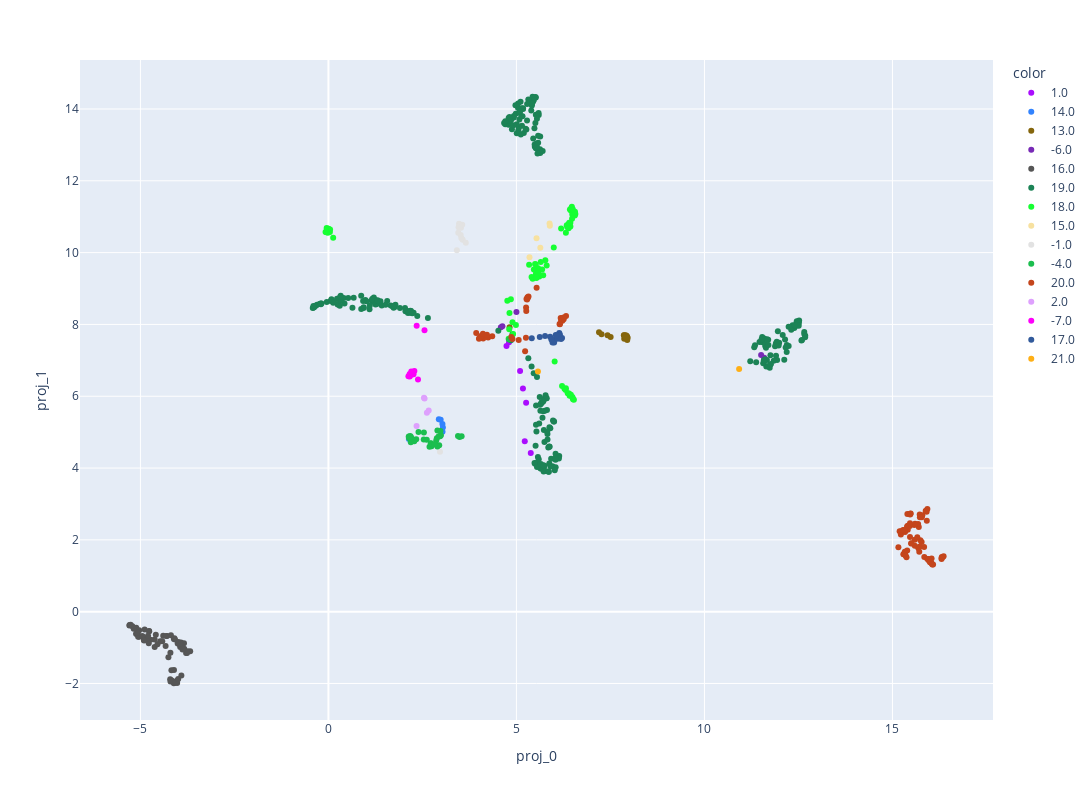

Notebook code for this chart:
### Code cell
fig = px.scatter(data_frame = library_newtext,
                 x='proj_0',
                 y='proj_1',
                 width=1200,
                 height=800,
                 color= library_newtext['authorcentury'].astype('category'),
                 color_discrete_sequence=px.colors.qualitative.Alphabet, #Dark24
                 hover_data= ['title']
                 )

fig.show()

### Figure 1 — Plotly figure (JSON) as saved in the notebook; plotly's stock layout.template omitted (floating-point values rounded to 4 significant figures; data arrays with more than 128 entries replaced by an {"elided": "..."} marker saying what was removed)
{"data": [{"customdata": [["Apocolocyntosis"], ["L. Annaeus Seneca on Benefits"], ["Two Tragedies of Seneca: Medea and The Daughters of Troy: Rendered into English Verse"], ["Seneca's Morals of a Happy Life, Benefits, Anger and Clemency"], ["The Tragedies of Seneca: Translated into English Verse, to Which Have Been Appended Comparative Analyses of the Corresponding Greek and Roman Plays, and a Mythological Index"], ["Index of the Project Gutenberg Works of Lucius Annaeus Seneca"], ["Minor Dialogues, Together With the Dialogue on Clemency"]], "hovertemplate": "color=1.0<br>proj_0=%{x}<br>proj_1=%{y}<br>title=%{customdata[0]}<extra></extra>", "legendgroup": "1.0", "marker": {"color": "#AA0DFE", "symbol": "circle"}, "mode": "markers", "name": "1.0", "orientation": "v", "showlegend": true, "type": "scatter", "x": [4.736, 5.257, 5.097, 5.222, 5.173, 4.803, 5.381], "xaxis": "x", "y": [7.398, 5.819, 6.703, 4.744, 6.213, 7.505, 4.422], "yaxis": "y"}, {"customdata": [["La Fiammetta"], ["The Decameron, Volume II"], ["The Decameron of Giovanni Boccaccio"], ["The Decameron, Volume I"], ["The Decameron (Day 1 to Day 5): Containing an hundred pleasant Novels"], ["The Decameron (Day 6 to Day 10): Containing an hundred pleasant Novels"]], "hovertemplate": "color=14.0<br>proj_0=%{x}<br>proj_1=%{y}<br>title=%{customdata[0]}<extra></extra>", "legendgroup": "14.0", "marker": {"color": "#3283FE", "symbol": "circle"}, "mode": "markers", "name": "14.0", "orientation": "v", "showlegend": true, "type": "scatter", "x": [2.139, 2.985, 3.044, 3.034, 3.032, 2.936], "xaxis": "x", "y": [4.807, 5.347, 5.13, 5.014, 5.225, 5.357], "yaxis": "y"}, {"customdata": [["Divine Comedy, Longfellow's Translation, Hell"], ["Divine Comedy, Longfellow's Translation, Purgatory"], ["Divine Comedy, Longfellow's Translation, Paradise"], ["Divine Comedy, Longfellow's Translation, Complete"], ["Divine Comedy, Cary's Translation, Hell"], ["Divine Comedy, Cary's Translation, Purgatory"], ["Divine Comedy, Cary's Translation, Paradise"], ["Divine Comedy, Cary's Translation, Complete"], ["The Banquet (Il Convito)"], ["The Divine Comedy, Volume 1, Hell"], ["The Divine Comedy, Volume 2, Purgatory"], ["The Divine Comedy, Volume 3, Paradise"], ["The New Life (La Vita Nuova)"], ["The Divine Comedy of Dante Alighieri: The Inferno"], ["The Vision of Dante: A story for little children and a talk to their mothers: (Second Edition)"], ["The vision of hell.: By Dante Alighieri.; Translated by Rev. Henry Francis Cary, M.A.; and illustrated with the seventy-five designs of Gustave Doré."], ["The Divine Comedy by Dante, Illustrated, Purgatory, Complete"], ["The Divine Comedy by Dante, Illustrated, Paradise, Complete"], ["The divine comedy"]], "hovertemplate": "color=13.0<br>proj_0=%{x}<br>proj_1=%{y}<br>title=%{customdata[0]}<extra></extra>", "legendgroup": "13.0", "marker": {"color": "#85660D", "symbol": "circle"}, "mode": "markers", "name": "13.0", "orientation": "v", "showlegend": true, "type": "scatter", "x": [7.866, 7.959, 7.908, 7.942, 7.931, 7.906, 7.938, 7.867, 7.264, 7.905, 7.423, 7.505, 7.197, 7.947, 4.818, 7.857, 7.884, 7.904, 7.908], "xaxis": "x", "y": [7.701, 7.626, 7.671, 7.659, 7.688, 7.701, 7.652, 7.601, 7.729, 7.627, 7.697, 7.647, 7.782, 7.565, 7.919, 7.7, 7.668, 7.652, 7.652], "yaxis": "y"}, {"customdata": [["Chinese Literature: Comprising the Analects of Confucius, the Sayings of Mencius, the Shi-King, the Travels of Fâ-Hien, and the Sorrows of Han"], ["The Sayings of Confucius"], ["The Analects of Confucius (from the Chinese Classics)"], ["The Wisdom of Confucius: with Critical and Biographical Sketches"], ["The Sayings of Confucius: A New Translation of the Greater Part of the Confucian Analects"]], "hovertemplate": "color=-6.0<br>proj_0=%{x}<br>proj_1=%{y}<br>title=%{customdata[0]}<extra></extra>", "legendgroup": "-6.0", "marker": {"color": "#782AB6", "symbol": "circle"}, "mode": "markers", "name": "-6.0", "orientation": "v", "showlegend": true, "type": "scatter", "x": [11.59, 4.627, 4.586, 11.51, 5.0], "xaxis": "x", "y": [7.071, 7.947, 7.918, 7.15, 8.343], "yaxis": "y"}, {"customdata": [["The Complete Works of William Shakespeare"], ["Shakespeare's Sonnets"], ["Venus and Adonis"], ["King Richard III"], ["The Sonnets"], ["The Tragedy of Titus Andronicus"], ["The Taming of the Shrew"], ["King John"], ["The Tragedy of Romeo and Juliet"], ["The Merchant of Venice"], ["The Tragedy of Julius Caesar"], ["As You Like It"], ["The Tragedy of King Lear"], ["The Tragedy of Macbeth"], ["King Richard III"], ["The Rape of Lucrece"], ["The Taming of the Shrew"], ["Romeo and Juliet"], ["A Midsummer Night's Dream"], ["The Merchant of Venice"], ["King Henry IV, the First Part"], ["Much Ado about Nothing"], ["The Life of King Henry V"], ["Julius Caesar"], ["As You Like It"], ["Hamlet, Prince of Denmark"], ["Twelfth Night; Or, What You Will"], ["Troilus and Cressida"], ["All's Well That Ends Well"], ["Othello, the Moor of Venice"], ["The Tragedy of King Lear"], ["Macbeth"], ["Antony and Cleopatra"], ["The Tragedy of Coriolanus"], ["The Winter's Tale"], ["The Tempest"], ["The Two Noble Kinsmen"], ["Sir Thomas More"], ["King Edward III"], ["Romeo and Juliet"], ["A Midsummer Night's Dream"], ["King Henry IV, Part 1"], ["Julius Caesar"], ["Hamlet"], ["King Lear"], ["Macbeth"], ["The Winter's Tale"], ["A Midsummer Night's Dream"], ["The Merchant of Venice"], ["Twelfth Night"], ["Richard II"], ["Henry IV, Part 1"], ["Henry V"], ["Romeo and Juliet"], ["Julius Caesar"], ["Macbeth"], ["Hamlet"], ["Othello"], ["Shakespeare's First Folio"], ["The Tempest: The Works of William Shakespeare [Cambridge Edition] [9 vols.]"], ["Two Gentlemen of Verona: The Works of William Shakespeare [Cambridge Edition] [9 vols.]"], ["The Merry Wives of Windsor: The Works of William Shakespeare [Cambridge Edition] [9 vols.]"], ["Measure for Measure: The Works of William Shakespeare [Cambridge Edition] [9 vols.]"], ["The Comedy of Errors: The Works of William Shakespeare [Cambridge Edition] [9 vols.]"], ["Hamlet, Prince of Denmark"], ["The New Hudson Shakespeare: Julius Cæsar"], ["The Works of William Shakespeare [Cambridge Edition] [Vol. 2 of 9]"], ["The Works of William Shakespeare [Cambridge Edition] [Vol. 7 of 9]"], ["Shakespeare's Tragedy of Romeo and Juliet"], ["Flowers from Shakespeare's Garden: A Posy from the Plays"]], "hovertemplate": "color=16.0<br>proj_0=%{x}<br>proj_1=%{y}<br>title=%{customdata[0]}<extra></extra>", "legendgroup": "16.0", "marker": {"color": "#565656", "symbol": "circle"}, "mode": "markers", "name": "16.0", "orientation": "v", "showlegend": true, "type": "scatter", "x": [-3.911, -3.841, -5.038, -4.296, -3.921, -5.116, -3.942, -4.778, -4.419, -4.009, -4.081, -4.621, -3.786, -3.925, -4.394, -3.677, -3.942, -4.59, -4.927, -3.91, -4.621, -4.096, -5.293, -4.307, -4.729, -4.202, -4.188, -4.91, -5.286, -5.1, -3.744, -3.991, -5.061, -5.077, -3.835, -4.765, -5.26, -5.111, -4.772, -4.33, -4.821, -4.546, -4.11, -4.255, -3.76, -3.952, -3.881, -4.209, -4.107, -4.112, -4.084, -4.08, -4.07, -4.023, -4.2, -4.167, -4.031, -4.065, -3.995, -5.033, -4.888, -5.178, -5.214, -5.069, -4.952, -4.797, -4.176, -4.902, -4.473, 4.894], "xaxis": "x", "y": [-1.781, -0.8783, -0.6969, -0.678, -0.8617, -0.6117, -0.9855, -0.8825, -0.8242, -0.8887, -0.7751, -0.7755, -1.152, -0.9114, -0.6686, -1.104, -0.9307, -0.6448, -0.7089, -0.954, -0.9847, -0.7396, -0.3856, -0.6771, -0.7837, -1.145, -0.6561, -0.7863, -0.3707, -0.621, -1.102, -0.8444, -0.6979, -0.5779, -1.034, -0.5445, -0.366, -0.4464, -0.5404, -0.9549, -0.7398, -0.9059, -0.7638, -1.272, -1.155, -0.895, -1.052, -1.884, -1.624, -1.994, -1.971, -1.97, -1.975, -1.99, -1.945, -1.915, -1.923, -1.96, -1.876, -0.5146, -0.4966, -0.4759, -0.4076, -0.5858, -0.675, -0.6698, -1.635, -0.8053, -0.8238, 7.725], "yaxis": "y"}, {"customdata": {"elided": "273x1 str values"}, "hovertemplate": "color=19.0<br>proj_0=%{x}<br>proj_1=%{y}<br>title=%{customdata[0]}<extra></extra>", "legendgroup": "19.0", "marker": {"color": "#1C8356", "symbol": "circle"}, "mode": "markers", "name": "19.0", "orientation": "v", "showlegend": true, "type": "scatter", "x": {"elided": "273 float values"}, "xaxis": "x", "y": {"elided": "273 float values"}, "yaxis": "y"}, {"customdata": [["Persuasion"], ["The Life and Adventures of Robinson Crusoe of York, Mariner, Volume 1: With an Account of His Travels Round Three Parts of the Globe,; Written By Himself, in Two Volumes"], ["From London to Land's End: and Two Letters from the \"Journey through England by a Gentleman\""], ["The Life and Most Surprising Adventures of Robinson Crusoe, of York, Mariner (1801)"], ["Love and Freindship [sic]"], ["Northanger Abbey"], ["Memoirs of a Cavalier: A Military Journal of the Wars in Germany, and the Wars in England.; From the Year 1632 to the Year 1648."], ["The Life and Adventures of Robinson Crusoe (1808)"], ["Pride and Prejudice"], ["The History of the Remarkable Life of John Sheppard: Containing a Particular Account of His Many Robberies and Escapes"], ["A Vindication of the Press"], ["Mansfield Park"], ["Military Memoirs of Capt. George Carleton"], ["Memoirs of Major Alexander Ramkins (1718)"], ["The Complete English Tradesman (1839 ed.)"], ["Emma"], ["Sense and Sensibility"], ["The Declaration of Independence of The United States of America"], ["Memoir, Correspondence, and Miscellanies, From the Papers of Thomas Jefferson, Volume 1"], ["Memoir, Correspondence, and Miscellanies, From the Papers of Thomas Jefferson, Volume 2"], ["Memoir, Correspondence, and Miscellanies, From the Papers of Thomas Jefferson, Volume 3"], ["Memoir, Correspondence, and Miscellanies, From the Papers of Thomas Jefferson, Volume 4"], ["History of the Plague in London"], ["The Declaration of Independence of the United States of America"], ["Dickory Cronke: The Dumb Philosopher, or, Great Britain's Wonder"], ["Everybody's Business Is Nobody's Business: Or, Private Abuses, Public Grievances; Exemplified in the Pride, Insolence, and Exorbitant Wages of Our Women, Servants, Footmen, &c."], ["The Writings of Thomas Jefferson: Library Edition - Vol. 6 (of 20)"], ["Sense and Sensibility"], ["Atalantis Major"], ["The Memoirs, Correspondence, and Miscellanies, From the Papers of Thomas Jefferson: A Linked Index to the Project Gutenberg Editions"], ["United States Declaration of Independence"], ["The True-Born Englishman: A Satire"], ["The Fortunate Mistress (Parts 1 and 2): or a History of the Life of Mademoiselle de Beleau Known by the Name of the Lady Roxana"], ["The History of the Devil, As Well Ancient as Modern: In Two Parts"], ["The Complete Project Gutenberg Works of Jane Austen: A Linked Index of all PG Editions of Jane Austen"], ["An Appeal to Honour and Justice, Though It Be of His Worst Enemies.: Being A True Account of His Conduct in Public Affairs."], ["An Humble Proposal to the People of England, for the Increase of their Trade, and Encouragement of Their Manufactures: Whether the Present Uncertainty of Affairs Issues in Peace or War"], ["Second Thoughts are Best: Or a Further Improvement of a Late Scheme to Prevent Street Robberies"], ["Augusta Triumphans: Or, the Way to Make London the Most Flourishing City in the Universe"], ["A New Voyage Round the World by a Course Never Sailed Before"], ["A True Relation of the Apparition of one Mrs. Veal: The Next Day after Her Death, to one Mrs. Bargrave, at Canterbury, the 8th of September, 1705; which Apparition Recommends the Perusal of Drelincourt's Book of Consolations against the Fears of Death"], ["Reasons Against the Succession of the House of Hanover: With an Enquiry How Far the Abdication of King James, Supposing It to Be Legal, Ought to Affect the Person of the Pretender"], ["A Seasonable Warning and Caution against the Insinuations of Papists and Jacobites in favour of the Pretender: Being a Letter from an Englishman at the Court of Hanover"], ["An Answer to a Question that Nobody thinks of, viz., But what if the Queen should Die?"], ["The Lay-Man's Sermon upon the Late Storm: Held forth at an Honest Coffee-House-Conventicle"], ["And What if the Pretender should Come?: Or Some Considerations of the Advantages and Real Consequences of the Pretender's Possessing the Crown of Great Britain"], ["The Fortunes and Misfortunes of the Famous Moll Flanders"], ["Pride and Prejudice, a play founded on Jane Austen's novel"], ["A Short Narrative of the Life and Actions of His Grace John, D. of Marlborogh"], ["A Journal of the Plague Year: Being Observations or Memorials of the Most Remarkable Occurrences, as Well Public as Private, Which Happened in London During the Last Great Visitation in 1665. Written by a Citizen Who Continued All the While in London"], ["The King of Pirates: Being an Account of the Famous Enterprises of Captain Avery, the Mock King of Madagascar"], ["A General History of the Pyrates:: from their first rise and settlement in the island of Providence, to the present time"], ["An Essay Upon Projects"], ["The Storm. An Essay."], ["The Letters of Jane Austen: Selected from the compilation of her great nephew, Edward, Lord Bradbourne"], ["The Storm: or, a Collection of the most Remarkable Casualties and Disasters which Happen'd in the Late Dreadful Tempest, both by Sea and Land"], ["Pride and Prejudice"], ["The Writings of Thomas Jefferson, Vol. 1 (of 9): Being His Autobiography, Correspondence, Reports, Messages, Addresses, and Other Writings, Official and Private"], ["The Writings of Thomas Jefferson, Vol. 2 (of 9): Being His Autobiography, Correspondence, Reports, Messages, Addresses, and Other Writings, Official and Private"], ["State of the Union Addresses"], ["The Life and Adventures of Robinson Crusoe"], ["The History and Remarkable Life of the Truly Honourable Colonel Jacque, Commonly Called Colonel Jack"], ["The Writings of Thomas Jefferson, Vol. 3 (of 9): Being His Autobiography, Correspondence, Reports, Messages, Addresses, and Other Writings, Official and Private"], ["The Writings of Thomas Jefferson, Vol. 4 (of 9): Being His Autobiography, Correspondence, Reports, Messages, Addresses, and Other Writings, Official and Private"], ["The Writings of Thomas Jefferson, Vol. 5 (of 9): Being His Autobiography, Correspondence, Reports, Messages, Addresses, and Other Writings, Official and Private"], ["The Friendly Daemon, or the Generous Apparition: Being a True Narrative of a Miraculous Cure, Newly Perform'd Upon That Famous Deaf and Dumb Gentleman, Dr. Duncan Campbel, by a Familiar Spirit That Appear'd to Him in a White Surplice, Like a Cathedral Singing Boy"], ["The Writings of Thomas Jefferson, Vol. 6 (of 9): Being His Autobiography, Correspondence, Reports, Messages, Addresses, and Other Writings, Official and Private"], ["The Writings of Thomas Jefferson, Vol. 7 (of 9): Being His Autobiography, Correspondence, Reports, Messages, Addresses, and Other Writings, Official and Private"], ["The Further Adventures of Robinson Crusoe"], ["The Writings of Thomas Jefferson, Vol. 8 (of 9): Being His Autobiography, Correspondence, Reports, Messages, Addresses, and Other Writings, Official and Private"], ["The Writings of Thomas Jefferson, Vol. 9 (of 9): Being His Autobiography, Correspondence, Reports, Messages, Addresses, and Other Writings, Official and Private"], ["The History of the Pyrates. Vol. II.: Containing the lives of Captain Misson, Captain Bowen, Captain Kidd, Captain Tew, Captain Halsey, Captain White, Captain Condent, Captain Bellamy, Captain Fly, Captain Howard, Captain Lewis, Captain Cornelius, Captain Williams, Captain Burgess, Captain North, and their several crews"], ["The Watsons: By Jane Austen, Concluded by L. Oulton"], ["The Life, Adventures & Piracies of the Famous Captain Singleton"], ["Robinson Crusoe, Told to the Children by John Lang"], ["The Consolidator; or, Memoirs of Sundry Transactions from the World in the Moon"], ["Lady Susan"], ["Tour through the Eastern Counties of England, 1722"]], "hovertemplate": "color=18.0<br>proj_0=%{x}<br>proj_1=%{y}<br>title=%{customdata[0]}<extra></extra>", "legendgroup": "18.0", "marker": {"color": "#16FF32", "symbol": "circle"}, "mode": "markers", "name": "18.0", "orientation": "v", "showlegend": true, "type": "scatter", "x": [6.365, 6.422, 6.382, 6.453, 6.4, 6.278, 6.189, 6.474, 6.504, 5.608, 5.528, 6.448, 6.338, 5.768, 6.434, 6.309, 6.495, 4.911, 0.01026, -0.0466, 0.03938, -0.007525, 6.532, 4.851, 5.496, 5.519, 0.004006, 6.414, 5.577, 4.815, 4.808, 5.647, 6.376, 5.804, 4.792, 5.684, 5.587, 5.432, 5.712, 6.552, 4.986, 5.439, 5.402, 5.463, 5.533, 5.578, 6.567, 6.017, 5.513, 6.486, 5.993, 6.352, 6.402, 4.895, 6.487, 6.435, 6.528, 0.002767, 0.04353, 4.757, 6.461, 6.557, -0.04133, 0.006199, 0.1264, 5.526, -0.01383, -0.07602, 6.5, -0.05186, -0.01872, 6.388, 6.316, 6.479, 5.337, 6.404, 6.213, 6.316], "xaxis": "x", "y": [6.085, 11.2, 10.76, 11.17, 6.079, 6.207, 10.67, 11.28, 5.915, 9.332, 9.449, 6.043, 10.76, 9.784, 10.83, 6.174, 5.948, 7.732, 10.63, 10.69, 10.57, 10.6, 11.1, 8.703, 9.686, 9.396, 10.66, 6.014, 9.563, 8.318, 7.865, 9.74, 10.77, 9.64, 7.598, 9.531, 9.425, 9.272, 9.372, 11.04, 7.986, 9.302, 9.319, 9.53, 9.293, 9.432, 11.08, 6.967, 9.668, 11.06, 10.14, 10.71, 10.81, 8.059, 5.98, 10.73, 5.902, 10.61, 10.64, 8.657, 11.24, 11.14, 10.66, 10.63, 10.41, 9.31, 10.55, 10.57, 11.21, 10.57, 10.66, 10.68, 6.22, 10.94, 9.661, 10.83, 6.286, 10.55], "yaxis": "y"}, {"customdata": [["Discourses on the First Decade of Titus Livius"], ["The Prince"], ["Machiavelli, Volume I"], ["History of Florence and of the Affairs of Italy: From the Earliest Times to the Death of Lorenzo the Magnificent"], ["The Prince"]], "hovertemplate": "color=15.0<br>proj_0=%{x}<br>proj_1=%{y}<br>title=%{customdata[0]}<extra></extra>", "legendgroup": "15.0", "marker": {"color": "#F7E1A0", "symbol": "circle"}, "mode": "markers", "name": "15.0", "orientation": "v", "showlegend": true, "type": "scatter", "x": [5.882, 5.635, 5.347, 5.889, 5.534], "xaxis": "x", "y": [10.81, 10.13, 9.869, 10.75, 10.4], "yaxis": "y"}, {"customdata": [["The Orations of Marcus Tullius Cicero, Volume 4"], ["Cato Maior de Senectute with Introduction and Notes"], ["Academica"], ["Cicero's Tusculan Disputations: Also, Treatises On The Nature Of The Gods, And On The Commonwealth"], ["The Letters of Cicero, Volume 1: The Whole Extant Correspodence in Chronological Order"], ["Treatises on Friendship and Old Age"], ["Letters of Marcus Tullius Cicero"], ["The Academic Questions, Treatise De Finibus, and Tusculan Disputations, of M.T. Cicero, With a Sketch of the Greek Philosophers Mentioned by Cicero"], ["Speeches against Catilina"], ["De Officiis"], ["Cicero: Letters to Atticus, Vol. 2 of 3"], ["Cicero: Letters to Atticus, Vol. 3 of 3"], ["The republic of Cicero: Translated from the Latin; and Accompanied With a Critical and Historical Introduction."], ["Cicero: Letters to Atticus, Vol. 1 of 3"]], "hovertemplate": "color=-1.0<br>proj_0=%{x}<br>proj_1=%{y}<br>title=%{customdata[0]}<extra></extra>", "legendgroup": "-1.0", "marker": {"color": "#E2E2E2", "symbol": "circle"}, "mode": "markers", "name": "-1.0", "orientation": "v", "showlegend": true, "type": "scatter", "x": [3.571, 3.524, 3.521, 3.453, 3.537, 3.416, 3.653, 3.517, 3.558, 3.473, 3.49, 3.499, 2.967, 3.462], "xaxis": "x", "y": [10.36, 10.69, 10.74, 10.55, 10.4, 10.06, 10.27, 10.49, 10.78, 10.8, 10.74, 10.76, 4.453, 10.71], "yaxis": "y"}, {"customdata": [["Apology, Crito, and Phaedo of Socrates"], ["The Republic"], ["The Republic"], ["Critias"], ["Timaeus"], ["Lysis"], ["Charmides"], ["Laches"], ["Protagoras"], ["Euthydemus"], ["Symposium"], ["Cratylus"], ["Ion"], ["Phaedrus"], ["Euthyphro"], ["Meno"], ["Apology"], ["Crito"], ["Phaedo"], ["Gorgias"], ["Lesser Hippias"], ["Alcibiades I"], ["Alcibiades II"], ["Eryxias"], ["Menexenus"], ["Parmenides"], ["Theaetetus"], ["Sophist"], ["Statesman"], ["Philebus"], ["Laws"], ["The Project Gutenberg Works of Plato: An Index"], ["The Republic of Plato"]], "hovertemplate": "color=-4.0<br>proj_0=%{x}<br>proj_1=%{y}<br>title=%{customdata[0]}<extra></extra>", "legendgroup": "-4.0", "marker": {"color": "#1CBE4F", "symbol": "circle"}, "mode": "markers", "name": "-4.0", "orientation": "v", "showlegend": true, "type": "scatter", "x": [2.898, 3.542, 3.488, 2.283, 2.946, 2.395, 2.534, 2.191, 2.867, 2.335, 2.97, 2.743, 2.14, 2.992, 2.168, 2.278, 2.539, 2.196, 2.898, 2.883, 2.206, 2.135, 2.174, 2.167, 2.615, 2.689, 2.93, 2.724, 2.724, 2.824, 2.98, 4.804, 3.446], "xaxis": "x", "y": [5.049, 4.885, 4.864, 4.749, 4.635, 5.005, 4.796, 4.719, 4.764, 4.803, 4.888, 4.61, 4.843, 4.914, 4.817, 4.789, 4.993, 4.865, 4.598, 4.832, 4.814, 4.877, 4.893, 4.854, 4.791, 4.593, 4.877, 4.681, 4.688, 4.661, 5.029, 7.577, 4.889], "yaxis": "y"}, {"customdata": [["London to Ladysmith via Pretoria"], ["Liberalism and the Social Problem"], ["Crome Yellow"], ["The Defeat of Youth, and Other Poems"], ["Beyond Lies the Wub"], ["Beyond the Door"], ["The Crystal Crypt"], ["The Defenders"], ["The Works of Winston Churchill: A Linked Index of the Project Gutenberg Editions"], ["The Gun"], ["The Skull"], ["Writings in the United Amateur, 1915-1922"], ["The Shunned House"], ["The Eyes Have It"], ["Second Variety"], ["The Variable Man"], ["Mr. Spaceship"], ["Piper in the Woods"], ["The Dwelling Place of Light — Volume 1"], ["The Dwelling Place of Light — Volume 2"], ["The Dwelling Place of Light — Volume 3"], ["The Dwelling Place of Light — Complete"], ["Mr. Crewe's Career — Volume 1"], ["Mr. Crewe's Career — Volume 2"], ["Mr. Crewe's Career — Volume 3"], ["Mr. Crewe's Career — Complete"], ["A Far Country — Volume 1"], ["A Far Country — Volume 2"], ["A Far Country — Volume 3"], ["A Far Country — Complete"], ["Coniston — Volume 01"], ["Coniston — Volume 02"], ["Coniston — Volume 03"], ["Coniston — Volume 04"], ["Coniston — Complete"], ["The Crossing"], ["Mortal Coils"], ["Tony and the Beetles"], ["Ian Hamilton's March"], ["The Hanging Stranger"], ["Lord Randolph Churchill"], ["My African Journey"], ["The Burning Wheel"], ["The River War: An Account of the Reconquest of the Sudan"], ["Leda"], ["The Dunwich Horror"], ["Savrola: A Tale of the Revolution in Laurania"], ["The Inside of the Cup — Volume 01"], ["The Inside of the Cup — Volume 02"], ["The Inside of the Cup — Volume 03"], ["The Inside of the Cup — Volume 04"], ["The Inside of the Cup — Volume 05"], ["The Inside of the Cup — Volume 06"], ["The Inside of the Cup — Volume 07"], ["The Inside of the Cup — Volume 08"], ["The Inside of the Cup — Complete"], ["Richard Carvel — Volume 01"], ["Richard Carvel — Volume 02"], ["Richard Carvel — Volume 03"], ["Richard Carvel — Volume 04"], ["Richard Carvel — Volume 05"], ["Richard Carvel — Volume 06"], ["Richard Carvel — Volume 07"], ["Richard Carvel — Volume 08"], ["Richard Carvel — Complete"], ["A Modern Chronicle — Volume 01"], ["A Modern Chronicle — Volume 02"], ["A Modern Chronicle — Volume 03"], ["A Modern Chronicle — Volume 05"], ["A Modern Chronicle — Volume 06"], ["A Modern Chronicle — Complete"], ["The Celebrity, Volume 01"], ["The Celebrity, Volume 03"], ["The Celebrity, Volume 04"], ["The Celebrity, Complete"], ["The Crisis — Volume 01"], ["The Crisis — Volume 02"], ["The Crisis — Volume 03"], ["The Crisis — Volume 04"], ["The Crisis — Volume 05"], ["The Crisis — Volume 06"], ["The Crisis — Volume 07"], ["The Crisis — Volume 08"], ["The Crisis — Complete"], ["Dr. Jonathan"], ["A Traveller in War-Time"], ["An essay on the American contribution and the democratic idea"], ["Project Gutenberg Complete Works of Winston Churchill"], ["Limbo"], ["Index of the Project Gutenberg Works of Sir Winston Spencer Churchill"], ["Index of the Project Gutenberg Works of Aldous Huxley"], ["The World Crisis, Volume 1 (of 6)"], ["Antic Hay"], ["On the Margin: Notes and Essays"], ["Jonah: Christmas 1917"], ["Little Mexican & Other Stories"], ["Selected Poems"], ["Mr. Keegan's Elopement"], ["The colour out of space"], ["The call of Cthulhu"], ["He"], ["The festival"], ["Prize ship"], ["The lurking fear"]], "hovertemplate": "color=20.0<br>proj_0=%{x}<br>proj_1=%{y}<br>title=%{customdata[0]}<extra></extra>", "legendgroup": "20.0", "marker": {"color": "#C4451C", "symbol": "circle"}, "mode": "markers", "name": "20.0", "orientation": "v", "showlegend": true, "type": "scatter", "x": [15.32, 15.19, 6.257, 6.156, 4.1, 4.247, 4.076, 4.016, 4.865, 4.115, 4.155, 5.536, 5.294, 4.356, 4.088, 4.031, 4.048, 3.931, 15.73, 15.79, 15.84, 15.78, 15.4, 15.48, 15.47, 15.48, 15.73, 15.91, 15.88, 15.91, 16.31, 16.34, 16.36, 16.31, 16.31, 15.93, 6.22, 4.109, 15.85, 4.004, 15.41, 15.39, 5.253, 15.59, 6.187, 5.321, 15.26, 16.08, 16.02, 16.04, 15.93, 15.97, 15.96, 16.0, 16.04, 16.06, 15.37, 15.33, 15.16, 15.29, 15.33, 15.33, 15.39, 15.3, 15.35, 15.69, 15.69, 15.5, 15.78, 15.59, 15.74, 15.34, 15.29, 15.31, 15.41, 15.47, 15.66, 15.7, 15.68, 15.46, 15.58, 15.5, 15.22, 15.6, 15.71, 15.47, 15.24, 15.89, 6.177, 15.28, 4.894, 15.73, 6.319, 6.218, 5.06, 6.252, 6.148, 5.231, 5.267, 5.302, 5.257, 5.262, 4.216, 5.283], "xaxis": "x", "y": [1.615, 2.241, 8.145, 8.006, 7.639, 7.636, 7.687, 7.625, 7.649, 7.608, 7.656, 9.025, 8.758, 7.668, 7.684, 7.638, 7.666, 7.762, 2.707, 2.687, 1.801, 2.629, 2.721, 2.737, 2.703, 2.724, 2.627, 2.535, 2.807, 2.785, 1.521, 1.521, 1.545, 1.467, 1.494, 2.858, 8.105, 7.74, 1.525, 7.601, 2.283, 2.369, 7.63, 2.005, 8.103, 8.777, 2.216, 1.314, 1.372, 1.345, 1.464, 1.418, 1.465, 1.377, 1.481, 1.313, 1.514, 1.668, 1.794, 1.596, 1.609, 1.605, 1.7, 1.606, 1.559, 1.79, 1.765, 1.895, 1.938, 1.838, 1.99, 2.222, 2.251, 2.278, 2.393, 2.082, 2.075, 2.356, 2.442, 2.383, 2.411, 1.909, 2.151, 2.446, 1.67, 2.464, 2.241, 2.805, 8.177, 2.274, 7.596, 1.816, 8.237, 8.16, 7.564, 8.191, 8.015, 7.252, 8.707, 8.737, 8.469, 8.375, 7.713, 8.697], "yaxis": "y"}, {"customdata": [["Thoughts of Marcus Aurelius Antoninus"], ["Meditations"], ["The Meditations of the Emperor Marcus Aurelius Antoninus: A new rendering based on the Foulis translation of 1742"], ["Index of the Project Gutenberg Works of Marcus Aurelius Antoninus"], ["Thoughts of Marcus Aurelius"]], "hovertemplate": "color=2.0<br>proj_0=%{x}<br>proj_1=%{y}<br>title=%{customdata[0]}<extra></extra>", "legendgroup": "2.0", "marker": {"color": "#DEA0FD", "symbol": "circle"}, "mode": "markers", "name": "2.0", "orientation": "v", "showlegend": true, "type": "scatter", "x": [2.556, 2.619, 2.667, 2.343, 2.541], "xaxis": "x", "y": [5.939, 5.543, 5.606, 5.172, 5.955], "yaxis": "y"}, {"customdata": [["The Iliad of Homer: Translated into English Blank Verse by William Cowper"], ["The Odyssey: Rendered into English prose for the use of those who cannot read the original"], ["The Odyssey of Homer"], ["The Iliad"], ["The Iliad"], ["The Odyssey of Homer"], ["Odysseus, the Hero of Ithaca: Adapted from the Third Book of the Primary Schools of Athens, Greece"], ["The Iliad"], ["The Odyssey"], ["The Adventures of Ulysses the Wanderer"], ["The Odysseys of Homer, together with the shorter poems"], ["The Iliads of Homer: Translated according to the Greek"], ["The Iliad"], ["The Iliad"]], "hovertemplate": "color=-7.0<br>proj_0=%{x}<br>proj_1=%{y}<br>title=%{customdata[0]}<extra></extra>", "legendgroup": "-7.0", "marker": {"color": "#FE00FA", "symbol": "circle"}, "mode": "markers", "name": "-7.0", "orientation": "v", "showlegend": true, "type": "scatter", "x": [2.251, 2.382, 2.163, 2.221, 2.128, 2.262, 2.347, 2.17, 2.244, 2.555, 2.203, 2.286, 2.228, 2.16], "xaxis": "x", "y": [6.655, 6.463, 6.552, 6.611, 6.554, 6.612, 7.964, 6.583, 6.616, 7.837, 6.688, 6.701, 6.666, 6.622], "yaxis": "y"}, {"customdata": [["Tartuffe; Or, The Hypocrite"], ["Amphitryon"], ["The Flying Doctor: (Le Médecin Volant)"], ["The Jealousy of le Barbouillé: (La Jalousie du Barbouillé)"], ["Tartuffe; Or, The Hypocrite"], ["The Middle-Class Gentleman"], ["The Pretentious Young Ladies"], ["The Blunderer"], ["The Love-Tiff"], ["The Bores: A Comedy in Three Acts"], ["Sganarelle, or, the Self-Deceived Husband"], ["Don Garcia of Navarre; Or, the Jealous Prince. A Heroic Comedy in Five Acts."], ["The School for Husbands"], ["The Miser"], ["Monsieur De Pourceaugnac"], ["The Magnificent Lovers (Les Amants magnifiques)"], ["The Shopkeeper Turned Gentleman"], ["The Imaginary Invalid"]], "hovertemplate": "color=17.0<br>proj_0=%{x}<br>proj_1=%{y}<br>title=%{customdata[0]}<extra></extra>", "legendgroup": "17.0", "marker": {"color": "#325A9B", "symbol": "circle"}, "mode": "markers", "name": "17.0", "orientation": "v", "showlegend": true, "type": "scatter", "x": [5.994, 6.213, 5.408, 5.762, 6.003, 5.896, 6.14, 6.071, 6.157, 6.112, 6.133, 6.098, 6.045, 5.959, 5.93, 6.062, 6.187, 5.621], "xaxis": "x", "y": [7.569, 7.619, 7.618, 7.68, 7.5, 7.653, 7.762, 7.676, 7.715, 7.689, 7.689, 7.599, 7.704, 7.499, 7.582, 7.691, 7.595, 7.651], "yaxis": "y"}, {"customdata": [["Lambda"], ["Deathway"]], "hovertemplate": "color=21.0<br>proj_0=%{x}<br>proj_1=%{y}<br>title=%{customdata[0]}<extra></extra>", "legendgroup": "21.0", "marker": {"color": "#FEAF16", "symbol": "circle"}, "mode": "markers", "name": "21.0", "orientation": "v", "showlegend": true, "type": "scatter", "x": [10.92, 5.572], "xaxis": "x", "y": [6.761, 6.686], "yaxis": "y"}], "layout": {"height": 800, "legend": {"title": {"text": "color"}, "tracegroupgap": 0}, "margin": {"t": 60}, "width": 1200, "xaxis": {"anchor": "y", "domain": [0, 1], "title": {"text": "proj_0"}}, "yaxis": {"anchor": "x", "domain": [0, 1], "title": {"text": "proj_1"}}}}
